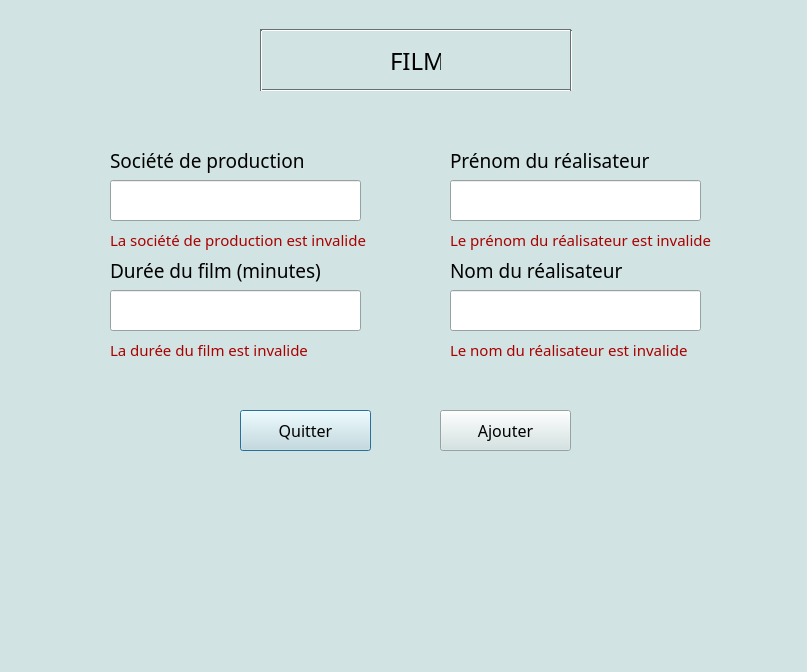
<?xml version="1.0" encoding="UTF-8"?>
<ui version="4.0">
 <class>Dialog</class>
 <widget class="QDialog" name="Dialog">
  <property name="geometry">
   <rect>
    <x>0</x>
    <y>0</y>
    <width>807</width>
    <height>672</height>
   </rect>
  </property>
  <property name="palette">
   <palette>
    <active>
     <colorrole role="WindowText">
      <brush brushstyle="SolidPattern">
       <color alpha="255">
        <red>0</red>
        <green>0</green>
        <blue>0</blue>
       </color>
      </brush>
     </colorrole>
     <colorrole role="Button">
      <brush brushstyle="SolidPattern">
       <color alpha="255">
        <red>209</red>
        <green>227</green>
        <blue>226</blue>
       </color>
      </brush>
     </colorrole>
     <colorrole role="Light">
      <brush brushstyle="SolidPattern">
       <color alpha="255">
        <red>255</red>
        <green>255</green>
        <blue>255</blue>
       </color>
      </brush>
     </colorrole>
     <colorrole role="Midlight">
      <brush brushstyle="SolidPattern">
       <color alpha="255">
        <red>232</red>
        <green>241</green>
        <blue>240</blue>
       </color>
      </brush>
     </colorrole>
     <colorrole role="Dark">
      <brush brushstyle="SolidPattern">
       <color alpha="255">
        <red>104</red>
        <green>113</green>
        <blue>113</blue>
       </color>
      </brush>
     </colorrole>
     <colorrole role="Mid">
      <brush brushstyle="SolidPattern">
       <color alpha="255">
        <red>139</red>
        <green>151</green>
        <blue>151</blue>
       </color>
      </brush>
     </colorrole>
     <colorrole role="Text">
      <brush brushstyle="SolidPattern">
       <color alpha="255">
        <red>0</red>
        <green>0</green>
        <blue>0</blue>
       </color>
      </brush>
     </colorrole>
     <colorrole role="BrightText">
      <brush brushstyle="SolidPattern">
       <color alpha="255">
        <red>255</red>
        <green>255</green>
        <blue>255</blue>
       </color>
      </brush>
     </colorrole>
     <colorrole role="ButtonText">
      <brush brushstyle="SolidPattern">
       <color alpha="255">
        <red>0</red>
        <green>0</green>
        <blue>0</blue>
       </color>
      </brush>
     </colorrole>
     <colorrole role="Base">
      <brush brushstyle="SolidPattern">
       <color alpha="255">
        <red>255</red>
        <green>255</green>
        <blue>255</blue>
       </color>
      </brush>
     </colorrole>
     <colorrole role="Window">
      <brush brushstyle="SolidPattern">
       <color alpha="255">
        <red>209</red>
        <green>227</green>
        <blue>226</blue>
       </color>
      </brush>
     </colorrole>
     <colorrole role="Shadow">
      <brush brushstyle="SolidPattern">
       <color alpha="255">
        <red>0</red>
        <green>0</green>
        <blue>0</blue>
       </color>
      </brush>
     </colorrole>
     <colorrole role="AlternateBase">
      <brush brushstyle="SolidPattern">
       <color alpha="255">
        <red>232</red>
        <green>241</green>
        <blue>240</blue>
       </color>
      </brush>
     </colorrole>
     <colorrole role="ToolTipBase">
      <brush brushstyle="SolidPattern">
       <color alpha="255">
        <red>255</red>
        <green>255</green>
        <blue>220</blue>
       </color>
      </brush>
     </colorrole>
     <colorrole role="ToolTipText">
      <brush brushstyle="SolidPattern">
       <color alpha="255">
        <red>0</red>
        <green>0</green>
        <blue>0</blue>
       </color>
      </brush>
     </colorrole>
    </active>
    <inactive>
     <colorrole role="WindowText">
      <brush brushstyle="SolidPattern">
       <color alpha="255">
        <red>0</red>
        <green>0</green>
        <blue>0</blue>
       </color>
      </brush>
     </colorrole>
     <colorrole role="Button">
      <brush brushstyle="SolidPattern">
       <color alpha="255">
        <red>209</red>
        <green>227</green>
        <blue>226</blue>
       </color>
      </brush>
     </colorrole>
     <colorrole role="Light">
      <brush brushstyle="SolidPattern">
       <color alpha="255">
        <red>255</red>
        <green>255</green>
        <blue>255</blue>
       </color>
      </brush>
     </colorrole>
     <colorrole role="Midlight">
      <brush brushstyle="SolidPattern">
       <color alpha="255">
        <red>232</red>
        <green>241</green>
        <blue>240</blue>
       </color>
      </brush>
     </colorrole>
     <colorrole role="Dark">
      <brush brushstyle="SolidPattern">
       <color alpha="255">
        <red>104</red>
        <green>113</green>
        <blue>113</blue>
       </color>
      </brush>
     </colorrole>
     <colorrole role="Mid">
      <brush brushstyle="SolidPattern">
       <color alpha="255">
        <red>139</red>
        <green>151</green>
        <blue>151</blue>
       </color>
      </brush>
     </colorrole>
     <colorrole role="Text">
      <brush brushstyle="SolidPattern">
       <color alpha="255">
        <red>0</red>
        <green>0</green>
        <blue>0</blue>
       </color>
      </brush>
     </colorrole>
     <colorrole role="BrightText">
      <brush brushstyle="SolidPattern">
       <color alpha="255">
        <red>255</red>
        <green>255</green>
        <blue>255</blue>
       </color>
      </brush>
     </colorrole>
     <colorrole role="ButtonText">
      <brush brushstyle="SolidPattern">
       <color alpha="255">
        <red>0</red>
        <green>0</green>
        <blue>0</blue>
       </color>
      </brush>
     </colorrole>
     <colorrole role="Base">
      <brush brushstyle="SolidPattern">
       <color alpha="255">
        <red>255</red>
        <green>255</green>
        <blue>255</blue>
       </color>
      </brush>
     </colorrole>
     <colorrole role="Window">
      <brush brushstyle="SolidPattern">
       <color alpha="255">
        <red>209</red>
        <green>227</green>
        <blue>226</blue>
       </color>
      </brush>
     </colorrole>
     <colorrole role="Shadow">
      <brush brushstyle="SolidPattern">
       <color alpha="255">
        <red>0</red>
        <green>0</green>
        <blue>0</blue>
       </color>
      </brush>
     </colorrole>
     <colorrole role="AlternateBase">
      <brush brushstyle="SolidPattern">
       <color alpha="255">
        <red>232</red>
        <green>241</green>
        <blue>240</blue>
       </color>
      </brush>
     </colorrole>
     <colorrole role="ToolTipBase">
      <brush brushstyle="SolidPattern">
       <color alpha="255">
        <red>255</red>
        <green>255</green>
        <blue>220</blue>
       </color>
      </brush>
     </colorrole>
     <colorrole role="ToolTipText">
      <brush brushstyle="SolidPattern">
       <color alpha="255">
        <red>0</red>
        <green>0</green>
        <blue>0</blue>
       </color>
      </brush>
     </colorrole>
    </inactive>
    <disabled>
     <colorrole role="WindowText">
      <brush brushstyle="SolidPattern">
       <color alpha="255">
        <red>104</red>
        <green>113</green>
        <blue>113</blue>
       </color>
      </brush>
     </colorrole>
     <colorrole role="Button">
      <brush brushstyle="SolidPattern">
       <color alpha="255">
        <red>209</red>
        <green>227</green>
        <blue>226</blue>
       </color>
      </brush>
     </colorrole>
     <colorrole role="Light">
      <brush brushstyle="SolidPattern">
       <color alpha="255">
        <red>255</red>
        <green>255</green>
        <blue>255</blue>
       </color>
      </brush>
     </colorrole>
     <colorrole role="Midlight">
      <brush brushstyle="SolidPattern">
       <color alpha="255">
        <red>232</red>
        <green>241</green>
        <blue>240</blue>
       </color>
      </brush>
     </colorrole>
     <colorrole role="Dark">
      <brush brushstyle="SolidPattern">
       <color alpha="255">
        <red>104</red>
        <green>113</green>
        <blue>113</blue>
       </color>
      </brush>
     </colorrole>
     <colorrole role="Mid">
      <brush brushstyle="SolidPattern">
       <color alpha="255">
        <red>139</red>
        <green>151</green>
        <blue>151</blue>
       </color>
      </brush>
     </colorrole>
     <colorrole role="Text">
      <brush brushstyle="SolidPattern">
       <color alpha="255">
        <red>104</red>
        <green>113</green>
        <blue>113</blue>
       </color>
      </brush>
     </colorrole>
     <colorrole role="BrightText">
      <brush brushstyle="SolidPattern">
       <color alpha="255">
        <red>255</red>
        <green>255</green>
        <blue>255</blue>
       </color>
      </brush>
     </colorrole>
     <colorrole role="ButtonText">
      <brush brushstyle="SolidPattern">
       <color alpha="255">
        <red>104</red>
        <green>113</green>
        <blue>113</blue>
       </color>
      </brush>
     </colorrole>
     <colorrole role="Base">
      <brush brushstyle="SolidPattern">
       <color alpha="255">
        <red>209</red>
        <green>227</green>
        <blue>226</blue>
       </color>
      </brush>
     </colorrole>
     <colorrole role="Window">
      <brush brushstyle="SolidPattern">
       <color alpha="255">
        <red>209</red>
        <green>227</green>
        <blue>226</blue>
       </color>
      </brush>
     </colorrole>
     <colorrole role="Shadow">
      <brush brushstyle="SolidPattern">
       <color alpha="255">
        <red>0</red>
        <green>0</green>
        <blue>0</blue>
       </color>
      </brush>
     </colorrole>
     <colorrole role="AlternateBase">
      <brush brushstyle="SolidPattern">
       <color alpha="255">
        <red>209</red>
        <green>227</green>
        <blue>226</blue>
       </color>
      </brush>
     </colorrole>
     <colorrole role="ToolTipBase">
      <brush brushstyle="SolidPattern">
       <color alpha="255">
        <red>255</red>
        <green>255</green>
        <blue>220</blue>
       </color>
      </brush>
     </colorrole>
     <colorrole role="ToolTipText">
      <brush brushstyle="SolidPattern">
       <color alpha="255">
        <red>0</red>
        <green>0</green>
        <blue>0</blue>
       </color>
      </brush>
     </colorrole>
    </disabled>
   </palette>
  </property>
  <property name="windowTitle">
   <string>Dialog</string>
  </property>
  <widget class="Line" name="line_film2">
   <property name="geometry">
    <rect>
     <x>260</x>
     <y>20</y>
     <width>311</width>
     <height>20</height>
    </rect>
   </property>
   <property name="orientation">
    <enum>Qt::Horizontal</enum>
   </property>
  </widget>
  <widget class="Line" name="line_film4">
   <property name="geometry">
    <rect>
     <x>260</x>
     <y>80</y>
     <width>311</width>
     <height>20</height>
    </rect>
   </property>
   <property name="orientation">
    <enum>Qt::Horizontal</enum>
   </property>
  </widget>
  <widget class="Line" name="line_film3">
   <property name="geometry">
    <rect>
     <x>570</x>
     <y>30</y>
     <width>3</width>
     <height>61</height>
    </rect>
   </property>
   <property name="orientation">
    <enum>Qt::Vertical</enum>
   </property>
  </widget>
  <widget class="Line" name="line_film1">
   <property name="geometry">
    <rect>
     <x>260</x>
     <y>30</y>
     <width>3</width>
     <height>61</height>
    </rect>
   </property>
   <property name="orientation">
    <enum>Qt::Vertical</enum>
   </property>
  </widget>
  <widget class="QLineEdit" name="lineEdit_dureeFilm">
   <property name="geometry">
    <rect>
     <x>110</x>
     <y>290</y>
     <width>251</width>
     <height>41</height>
    </rect>
   </property>
  </widget>
  <widget class="QLineEdit" name="lineEdit_societeProduction">
   <property name="geometry">
    <rect>
     <x>110</x>
     <y>180</y>
     <width>251</width>
     <height>41</height>
    </rect>
   </property>
  </widget>
  <widget class="QLineEdit" name="lineEdit_prenomRealisateur">
   <property name="geometry">
    <rect>
     <x>450</x>
     <y>180</y>
     <width>251</width>
     <height>41</height>
    </rect>
   </property>
  </widget>
  <widget class="QLineEdit" name="lineEdit_nomRealisateur">
   <property name="geometry">
    <rect>
     <x>450</x>
     <y>290</y>
     <width>251</width>
     <height>41</height>
    </rect>
   </property>
  </widget>
  <widget class="QLabel" name="label_societeProduction">
   <property name="geometry">
    <rect>
     <x>110</x>
     <y>140</y>
     <width>271</width>
     <height>41</height>
    </rect>
   </property>
   <property name="font">
    <font>
     <family>Yu Gothic UI Light</family>
     <pointsize>14</pointsize>
    </font>
   </property>
   <property name="text">
    <string>Société de production</string>
   </property>
  </widget>
  <widget class="QLabel" name="label_titreFilm">
   <property name="geometry">
    <rect>
     <x>390</x>
     <y>20</y>
     <width>51</width>
     <height>81</height>
    </rect>
   </property>
   <property name="palette">
    <palette>
     <active>
      <colorrole role="Text">
       <brush brushstyle="SolidPattern">
        <color alpha="255">
         <red>255</red>
         <green>255</green>
         <blue>255</blue>
        </color>
       </brush>
      </colorrole>
     </active>
     <inactive>
      <colorrole role="Text">
       <brush brushstyle="SolidPattern">
        <color alpha="255">
         <red>255</red>
         <green>255</green>
         <blue>255</blue>
        </color>
       </brush>
      </colorrole>
     </inactive>
     <disabled>
      <colorrole role="Text">
       <brush brushstyle="SolidPattern">
        <color alpha="255">
         <red>116</red>
         <green>121</green>
         <blue>117</blue>
        </color>
       </brush>
      </colorrole>
     </disabled>
    </palette>
   </property>
   <property name="font">
    <font>
     <family>Yu Gothic UI Light</family>
     <pointsize>18</pointsize>
     <weight>50</weight>
     <bold>false</bold>
    </font>
   </property>
   <property name="text">
    <string>FILM</string>
   </property>
  </widget>
  <widget class="QLabel" name="label_dureeFilm">
   <property name="geometry">
    <rect>
     <x>110</x>
     <y>250</y>
     <width>271</width>
     <height>41</height>
    </rect>
   </property>
   <property name="font">
    <font>
     <family>Yu Gothic UI Light</family>
     <pointsize>14</pointsize>
    </font>
   </property>
   <property name="text">
    <string>Durée du film (minutes)</string>
   </property>
  </widget>
  <widget class="QLabel" name="label_prenomRealisateur">
   <property name="geometry">
    <rect>
     <x>450</x>
     <y>140</y>
     <width>271</width>
     <height>41</height>
    </rect>
   </property>
   <property name="font">
    <font>
     <family>Yu Gothic UI Light</family>
     <pointsize>14</pointsize>
    </font>
   </property>
   <property name="text">
    <string>Prénom du réalisateur</string>
   </property>
  </widget>
  <widget class="QLabel" name="label_nomRealisateur">
   <property name="geometry">
    <rect>
     <x>450</x>
     <y>250</y>
     <width>271</width>
     <height>41</height>
    </rect>
   </property>
   <property name="font">
    <font>
     <family>Yu Gothic UI Light</family>
     <pointsize>14</pointsize>
    </font>
   </property>
   <property name="text">
    <string>Nom du réalisateur</string>
   </property>
  </widget>
  <widget class="QPushButton" name="pushButton_quitterFilm">
   <property name="geometry">
    <rect>
     <x>240</x>
     <y>410</y>
     <width>131</width>
     <height>41</height>
    </rect>
   </property>
   <property name="font">
    <font>
     <family>Yu Gothic UI Light</family>
     <pointsize>12</pointsize>
    </font>
   </property>
   <property name="text">
    <string>Quitter</string>
   </property>
  </widget>
  <widget class="QPushButton" name="pushButton_ajouterFilm">
   <property name="geometry">
    <rect>
     <x>440</x>
     <y>410</y>
     <width>131</width>
     <height>41</height>
    </rect>
   </property>
   <property name="font">
    <font>
     <family>Yu Gothic UI Light</family>
     <pointsize>12</pointsize>
    </font>
   </property>
   <property name="text">
    <string>Ajouter</string>
   </property>
  </widget>
  <widget class="QLabel" name="label_erreurSocieteProductionInvalide">
   <property name="geometry">
    <rect>
     <x>110</x>
     <y>220</y>
     <width>311</width>
     <height>41</height>
    </rect>
   </property>
   <property name="font">
    <font>
     <family>Yu Gothic UI Light</family>
     <pointsize>11</pointsize>
    </font>
   </property>
   <property name="text">
    <string>&lt;html&gt;&lt;head/&gt;&lt;body&gt;&lt;p&gt;&lt;span style=&quot; color:#aa0000;&quot;&gt;La société de production est invalide&lt;/span&gt;&lt;/p&gt;&lt;/body&gt;&lt;/html&gt;</string>
   </property>
  </widget>
  <widget class="QLabel" name="label_erreurDureeFilmInvalide">
   <property name="geometry">
    <rect>
     <x>110</x>
     <y>330</y>
     <width>311</width>
     <height>41</height>
    </rect>
   </property>
   <property name="font">
    <font>
     <family>Yu Gothic UI Light</family>
     <pointsize>11</pointsize>
    </font>
   </property>
   <property name="text">
    <string>&lt;html&gt;&lt;head/&gt;&lt;body&gt;&lt;p&gt;&lt;span style=&quot; color:#aa0000;&quot;&gt;La durée du film est invalide&lt;/span&gt;&lt;/p&gt;&lt;/body&gt;&lt;/html&gt;</string>
   </property>
  </widget>
  <widget class="QLabel" name="label_erreurNomRealisateurInvalide">
   <property name="geometry">
    <rect>
     <x>450</x>
     <y>330</y>
     <width>311</width>
     <height>41</height>
    </rect>
   </property>
   <property name="font">
    <font>
     <family>Yu Gothic UI Light</family>
     <pointsize>11</pointsize>
    </font>
   </property>
   <property name="text">
    <string>&lt;html&gt;&lt;head/&gt;&lt;body&gt;&lt;p&gt;&lt;span style=&quot; color:#aa0000;&quot;&gt;Le nom du réalisateur est invalide&lt;/span&gt;&lt;/p&gt;&lt;/body&gt;&lt;/html&gt;</string>
   </property>
  </widget>
  <widget class="QLabel" name="label_erreurPrenomRealisateurInvalide">
   <property name="geometry">
    <rect>
     <x>450</x>
     <y>220</y>
     <width>311</width>
     <height>41</height>
    </rect>
   </property>
   <property name="font">
    <font>
     <family>Yu Gothic UI Light</family>
     <pointsize>11</pointsize>
    </font>
   </property>
   <property name="text">
    <string>&lt;html&gt;&lt;head/&gt;&lt;body&gt;&lt;p&gt;&lt;span style=&quot; color:#aa0000;&quot;&gt;Le prénom du réalisateur est invalide&lt;/span&gt;&lt;/p&gt;&lt;/body&gt;&lt;/html&gt;</string>
   </property>
  </widget>
 </widget>
 <resources/>
 <connections/>
</ui>
